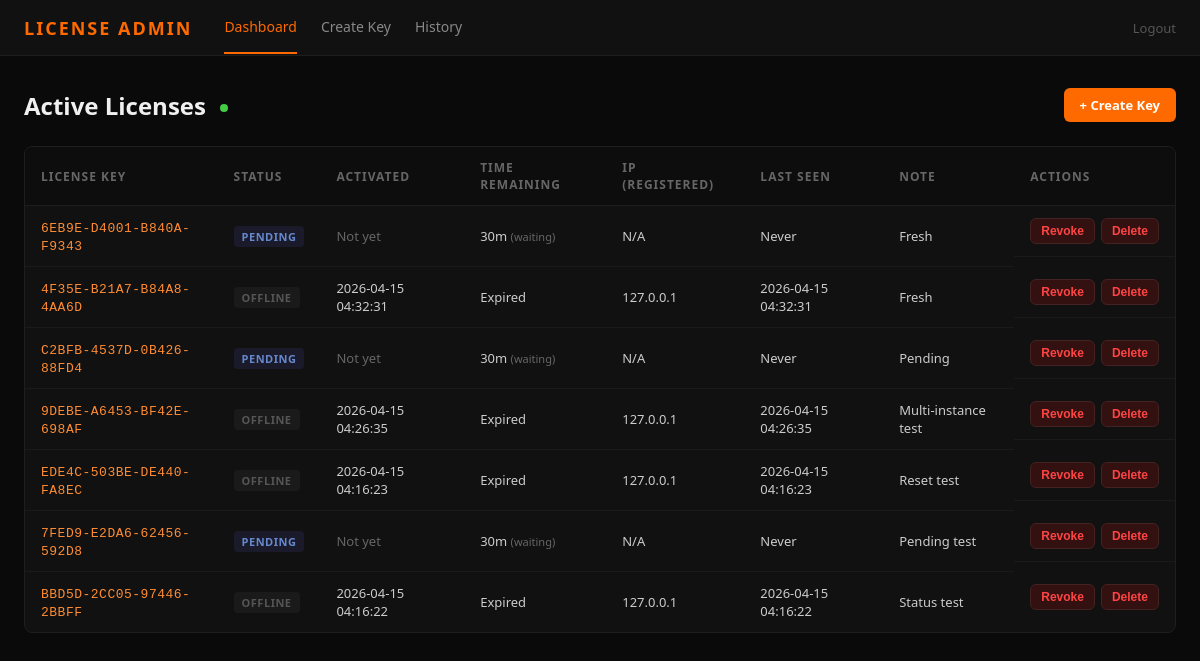
The page / (signed in) on the database as committed earlier.
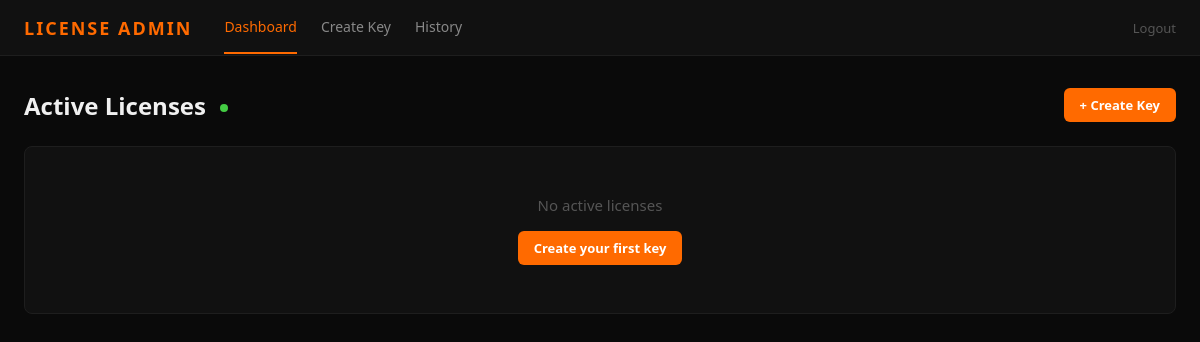
The same page on the database as committed later.
### tables this page shows
CREATE TABLE licenses (
            id INTEGER PRIMARY KEY AUTOINCREMENT,
            license_key TEXT UNIQUE NOT NULL,
            created_at REAL NOT NULL,
            activated_at REAL,
            expires_at REAL,
            duration_seconds INTEGER NOT NULL,
            status TEXT NOT NULL DEFAULT 'pending',
            last_heartbeat REAL,
            last_ip TEXT,
            note TEXT DEFAULT '',
            registered_ip TEXT
        );

### license_server/server.py (the view)
@app.route("/")
@require_admin
def dashboard():
    conn = get_db()
    now = time.time()
    expire_active_licenses(conn)
    rows = conn.execute(
        "SELECT * FROM licenses WHERE status IN ('active', 'pending', 'suspended') ORDER BY created_at DESC"
    ).fetchall()
    conn.close()
    licenses = []
    for row in rows:
        if row["status"] == "active":
            remaining = row["expires_at"] - now
            remaining_text = format_duration(remaining)
            remaining_seconds = int(remaining)
        elif row["status"] == "suspended" and row["expires_at"]:
            remaining = max(0, row["expires_at"] - now)
            remaining_text = format_duration(remaining) + " (suspended)"
            remaining_seconds = int(remaining)
        else:
            remaining_text = format_duration(row["duration_seconds"])
            remaining_seconds = row["duration_seconds"]
        licenses.append({
            "id": row["id"],
            "key": row["license_key"],
            "created": format_time(row["created_at"]),
            "activated": format_time(row["activated_at"]),
            "remaining": remaining_text,
            "remaining_seconds": remaining_seconds,
            "online": is_online(row["last_heartbeat"]),
            "last_heartbeat": format_time(row["last_heartbeat"]),
            "last_ip": row["last_ip"] or "N/A",
            "registered_ip": row["registered_ip"] or "N/A",
            "note": row["note"] or "",
            "status": row["status"],
        })
    return render_template("dashboard.html", licenses=licenses)

### license_server/server.py (called while the page is built)
def get_db():
    conn = sqlite3.connect(DB_PATH)
    conn.row_factory = sqlite3.Row
    conn.execute("PRAGMA journal_mode=WAL")
    return conn

def format_duration(seconds):
    if seconds <= 0:
        return "Expired"
    days = int(seconds // 86400)
    hours = int((seconds % 86400) // 3600)
    minutes = int((seconds % 3600) // 60)
    parts = []
    if days > 0:
        parts.append(f"{days}d")
    if hours > 0:
        parts.append(f"{hours}h")
    if minutes > 0:
        parts.append(f"{minutes}m")
    return " ".join(parts) if parts else "<1m"

def format_time(timestamp):
    if not timestamp:
        return "Never"
    return datetime.fromtimestamp(timestamp).strftime("%Y-%m-%d %H:%M:%S")

def is_online(last_heartbeat):
    if not last_heartbeat:
        return False
    return (time.time() - last_heartbeat) < HEARTBEAT_TIMEOUT

def expire_active_licenses(conn):
    now = time.time()
    conn.execute(
        "UPDATE licenses SET status = 'expired' WHERE status = 'active' AND expires_at IS NOT NULL AND expires_at <= ?",
        (now,)
    )
    conn.commit()

def require_admin(f):
    @wraps(f)
    def decorated(*args, **kwargs):
        if not session.get("admin_logged_in"):
            return redirect(url_for("login_page"))
        return f(*args, **kwargs)
    return decorated

### license_server/templates/dashboard.html (shortened to what this page needs)
{% extends "base.html" %}
{% block content %}
<div class="page-header">
    <h1>Active Licenses <span id="live-dot" class="live-indicator"></span></h1>
    <a href="{{ url_for('create_license') }}" class="btn btn-primary">+ Create Key</a>
</div>
<div class="card">
    <div id="license-table-container">
        {% if licenses %}
        <table>
            <thead>
                <tr>
                    <th>License Key</th>
                    <th>Status</th>
                    <th>Activated</th>
                    <th>Time Remaining</th>
                    <th>IP (Registered)</th>
                    <th>Last Seen</th>
                    <th>Note</th>
                    <th>Actions</th>
                </tr>
            </thead>
            <tbody id="license-tbody">
                {% for lic in licenses %}
                <tr data-remaining="{{ lic.remaining_seconds }}" data-status="{{ lic.status }}">
                    <td><span class="key-text">{{ lic.key }}</span></td>
                    <td>
                        {% if lic.status == 'pending' %}
                        <span class="badge badge-pending">Pending</span>
                        {% elif lic.status == 'suspended' %}
                        <span class="badge badge-suspended">Suspended</span>
                        {% elif lic.online %}
                        <span class="badge badge-online">Online</span>
                        {% else %}
                        <span class="badge badge-offline">Offline</span>
                        {% endif %}
                    </td>
                    <td>
                        {% if lic.status == 'pending' %}
                        <span style="color: #666;">Not yet</span>
                        {% else %}
                        {{ lic.activated }}
                        {% endif %}
                    </td>
                    <td class="time-remaining" data-seconds="{{ lic.remaining_seconds }}" data-status="{{ lic.status }}">
                        {% if lic.status == 'pending' %}
                        {{ lic.remaining }} <span style="color: #666; font-size: 11px;">(waiting)</span>
                        {% else %}
                        {{ lic.remaining }}
                        {% endif %}
                    </td>
                    <td>
                        {{ lic.last_ip }}
                    </td>
                    <td>{{ lic.last_heartbeat }}</td>
                    <td>{{ lic.note }}</td>
                    <td class="actions-cell">
                        <form method="POST" action="{{ url_for('revoke_license', license_id=lic.id) }}" onsubmit="return confirm('Revoke this license?')">
                            <button type="submit" class="btn btn-danger btn-sm">Revoke</button>
                        </form>
                        <form method="POST" action="{{ url_for('delete_license', license_id=lic.id) }}" onsubmit="return confirm('Delete this license?')">
                            <button type="submit" class="btn btn-danger btn-sm">Delete</button>
                        </form>
                    </td>
                </tr>
                {% endfor %}
            </tbody>
        </table>
        {% else %}
        <div class="empty-state">
            <p>No active licenses</p>
            <a href="{{ url_for('create_license') }}" class="btn btn-primary">Create your first key</a>
        </div>
        {% endif %}
    </div>
</div>
{% endblock %}

### license_server/templates/base.html (shortened to what this page needs)
<!DOCTYPE html>
<html lang="en">
<head>
</head>
<body>
    <nav class="navbar">
        <div class="brand">LICENSE ADMIN</div>
        <div class="nav-links">
            <a href="{{ url_for('dashboard') }}" class="{% if request.endpoint == 'dashboard' %}active{% endif %}">Dashboard</a>
            <a href="{{ url_for('create_license') }}" class="{% if request.endpoint == 'create_license' %}active{% endif %}">Create Key</a>
            <a href="{{ url_for('history') }}" class="{% if request.endpoint == 'history' %}active{% endif %}">History</a>
        </div>
        <a href="{{ url_for('logout') }}" class="logout-btn">Logout</a>
    </nav>
    <div class="container">
        {% block content %}{% endblock %}
    </div>
</body>
</html>

### license_server/templates/base.html (style rules this page uses)
* { margin: 0; padding: 0; box-sizing: border-box; }
body { font-family: 'Segoe UI', system-ui, -apple-system, sans-serif; background: #0a0a0a; color: #f0f0f0; min-height: 100vh; }
a { color: #ff6a00; text-decoration: none; }
.navbar { background: #111; border-bottom: 1px solid #1e1e1e; padding: 0 24px; display: flex; align-items: center; height: 56px; gap: 32px; }
.navbar .brand { font-size: 18px; font-weight: 700; color: #ff6a00; letter-spacing: 2px; }
.navbar .nav-links { display: flex; gap: 24px; }
.navbar .nav-links a { color: #888; font-size: 14px; font-weight: 500; padding: 16px 0; border-bottom: 2px solid transparent; transition: all 0.2s; }
.navbar .nav-links a:hover, .navbar .nav-links a.active { color: #ff6a00; border-bottom-color: #ff6a00; }
.navbar .logout-btn { color: #555; font-size: 13px; }
.container { max-width: 1200px; margin: 0 auto; padding: 32px 24px; }
.page-header { display: flex; align-items: center; justify-content: space-between; margin-bottom: 24px; }
.page-header h1 { font-size: 24px; font-weight: 600; color: #f0f0f0; }
.btn { display: inline-flex; align-items: center; gap: 6px; padding: 8px 16px; border: none; border-radius: 6px; font-size: 13px; font-weight: 600; cursor: pointer; transition: all 0.2s; }
.btn-primary { background: #ff6a00; color: #fff; }
.card { background: #111; border: 1px solid #1e1e1e; border-radius: 8px; overflow: hidden; }
.empty-state { text-align: center; padding: 48px 24px; color: #555; }
.empty-state p { font-size: 15px; margin-bottom: 16px; }

### license_server/templates/dashboard.html (style rules this page uses)
.live-indicator { display: inline-block; width: 8px; height: 8px; background: #44cc44; border-radius: 50%; margin-left: 8px; animation: pulse-live 2s infinite; vertical-align: middle; }

Rows that differ between the two databases and show on the page:
removed licenses: key "6EB9E-D4001-B840A-F9343", status "PENDING", remaining "30m", last_ip "N/A", last_heartbeat "Never", note "Fresh"
removed licenses: key "4F35E-B21A7-B84A8-4AA6D", status "OFFLINE", activated "2026-04-15 04:32:31", remaining "Expired", last_ip "127.0.0.1", last_heartbeat "2026-04-15 04:32:31", note "Fresh"
removed licenses: key "C2BFB-4537D-0B426-88FD4", status "PENDING", remaining "30m", last_ip "N/A", last_heartbeat "Never", note "Pending"
removed licenses: key "9DEBE-A6453-BF42E-698AF", status "OFFLINE", activated "2026-04-15 04:26:35", remaining "Expired", last_ip "127.0.0.1", last_heartbeat "2026-04-15 04:26:35", note "Multi-instance test"
removed licenses: key "EDE4C-503BE-DE440-FA8EC", status "OFFLINE", activated "2026-04-15 04:16:23", remaining "Expired", last_ip "127.0.0.1", last_heartbeat "2026-04-15 04:16:23", note "Reset test"
removed licenses: key "7FED9-E2DA6-62456-592D8", status "PENDING", remaining "30m", last_ip "N/A", last_heartbeat "Never", note "Pending test"
removed licenses: key "BBD5D-2CC05-97446-2BBFF", status "OFFLINE", activated "2026-04-15 04:16:22", remaining "Expired", last_ip "127.0.0.1", last_heartbeat "2026-04-15 04:16:22", note "Status test"
Other text that changed with them:
text no longer shown: "LICENSE KEY STATUS ACTIVATED TIME REMAINING IP (REGISTERED) LAST SEEN NOTE ACTIONS"
text now shown: "No active licenses Create your first key"
